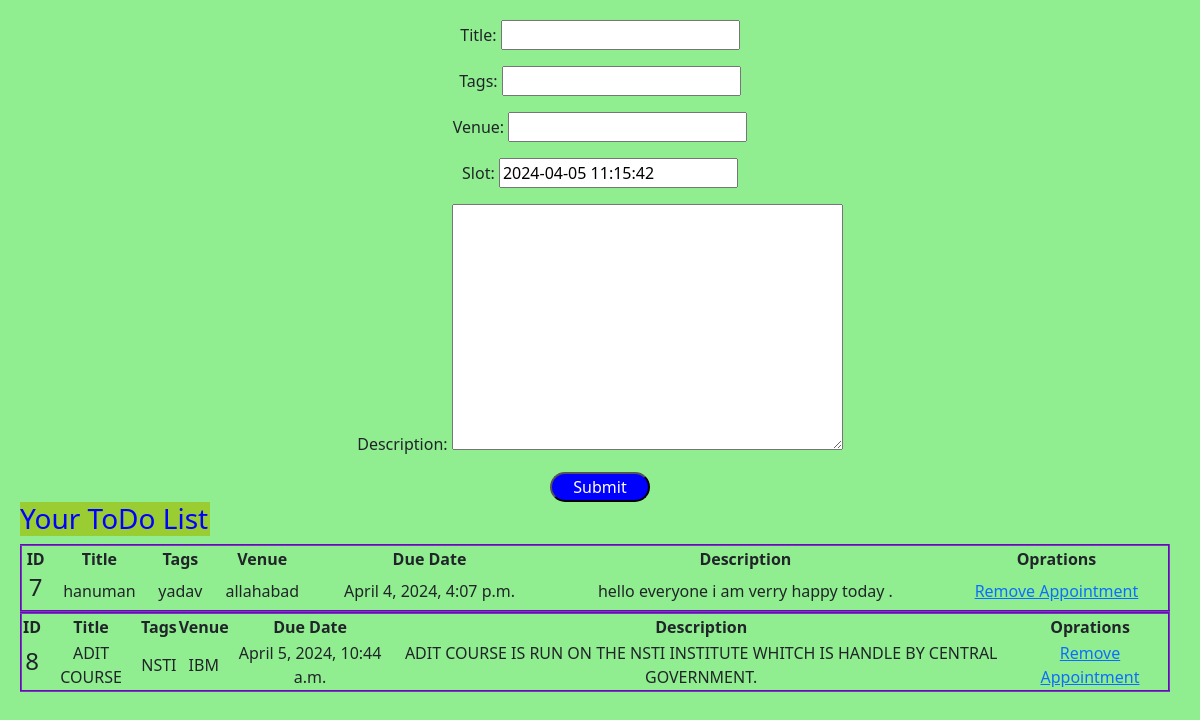
The page / on the database its author committed.
### students/models.py (models this page shows)
class todo(models.Model):
    title=models.CharField(max_length=255)
    tags=models.CharField(max_length=255)
    venue=models.CharField(max_length=255)
    slot=models.DateTimeField(default=timezone.now())
    description=models.TextField()

### students/views.py (the view)
# urls.py: path('',views.index,name='index'),
def index(request):
    if request.method=="POST":
        a= todoForm(request.POST)
        if a.is_valid():
            a.save()
    a=todoForm()
    b=todo.objects.all()
    return render(request,'index.html',{'forms':a,"data":b})

### students/forms.py
class todoForm(forms.ModelForm):
    class Meta:
        model= todo
        fields='__all__'

### students/templates/index.html (shortened to what this page needs)
<!doctype html>
<html lang="en">
<head>
  <link href="https://cdn.jsdelivr.net/npm/bootstrap@5.2.1/dist/css/bootstrap.min.css" rel="stylesheet"
>
</head>
<body style="background-color: lightgreen;">
  <div>
  <header>
    <form  method="POST" align="center" style="margin-top: 20px;">
        {{ forms.as_p }}
        <input type="submit" name="submit"
         style="background-color: blue; color: white; border-radius: 15px; width: 100px;">
    </form>
  </header>
</div>
<div style="margin-left: 20px; margin-right: 30px;">
  <div style="background-color: yellowgreen; color: blue; width: 190px;"><h3>Your ToDo List</h3></div>
  {% for i in data %}
  <table border="2px" align="center" width="100%"
   style="text-align: center; border-color: blueviolet; border-collapse: collapse;">
    <th>ID</th>
    <th>Title</th>
    <th>Tags</th>
    <th>Venue</th>
    <th>Due Date</th>
    <th>Description</th>
    <th>Oprations</th>
  <tr>
  <td><h4>{{i.id}}</h4></td>
  <td><div>{{i.title}}</div></td>
  <td><div>{{i.tags}}</div></td>
  <td><div>{{ i.venue }}</div></td>
  <td><div>{{ i.slot }}</div></td>
  <td><div>{{ i.description }}</div></td>
  <td><div><a href="{% url 'delete' i.id %}">Remove Appointment</a></div></td>
</tr>
</table>
  {% endfor %}
</div>
</body>
</html>

### rows shown on the page
todo: id "7", title "hanuman", tags "yadav", venue "allahabad", slot "April 4, 2024, 4:07 p.m.", description "hello everyone i am verry happy today ."
todo: id "8", title "ADIT COURSE", tags "NSTI", venue "IBM", slot "April 5, 2024, 10:44 a.m.", description "ADIT COURSE IS RUN ON THE NSTI INSTITUTE WHITCH IS HANDLE BY CENTRAL GOVERNMENT."
